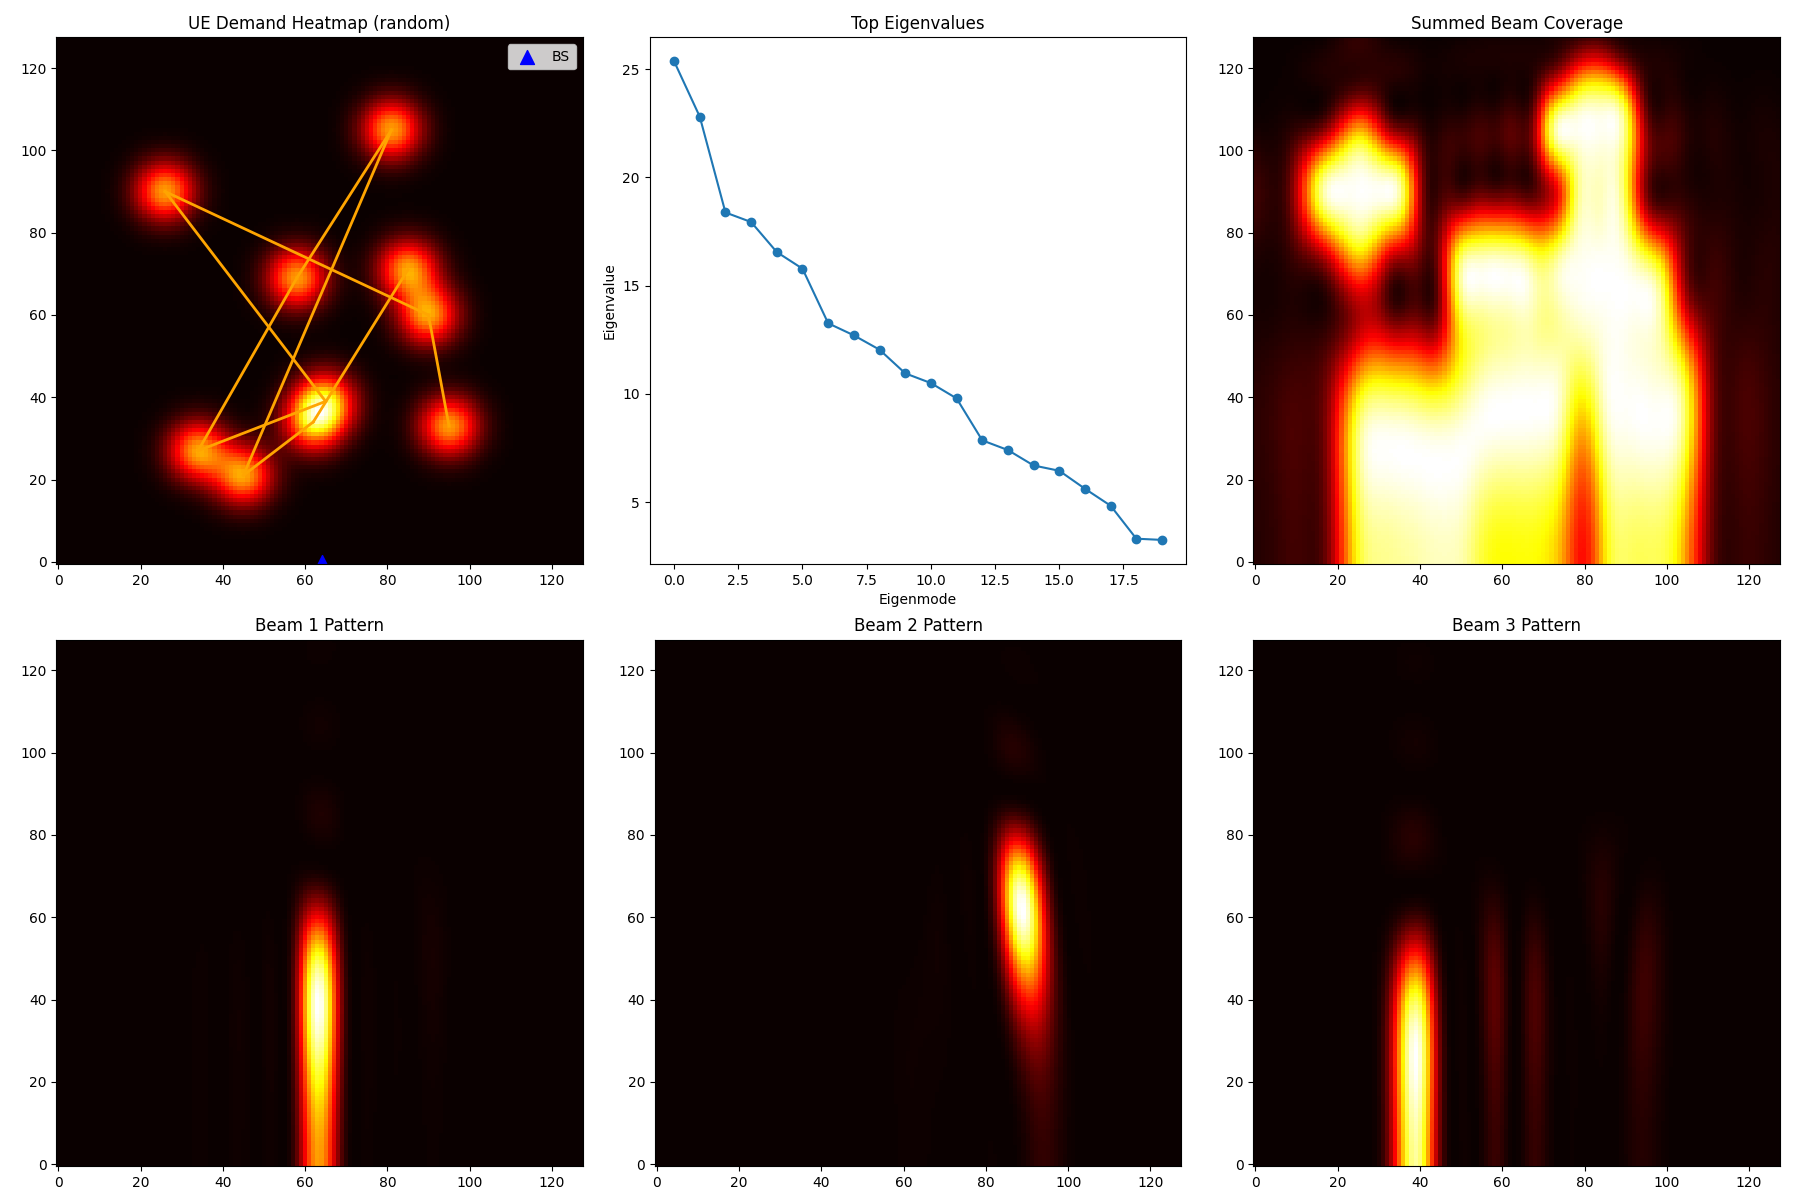

Generate this figure with Python:
import numpy as np
import matplotlib.pyplot as plt
import argparse
import h5py  # Added for better dataset storage with complex numbers

# Parameters
grid_size = 128
N_h = 16  # Horizontal elements
N_v = 16  # Vertical elements
lam = 1.0  # Wavelength
d = lam / 2.0  # Spacing
k0 = 2 * np.pi / lam
N = N_h * N_v  # Total antennas: 256

# Angular mapping (in radians)
theta_deg_range = 60  # +/- 60 deg for azimuth
phi_deg_range = 60    # 0 to 60 deg for elevation
theta = np.deg2rad((np.arange(grid_size) - grid_size/2) / (grid_size/2) * theta_deg_range)
phi = np.deg2rad(np.arange(grid_size) / grid_size * phi_deg_range)

THETA, PHI = np.meshgrid(theta, phi)  # THETA: horizontal, PHI: vertical

def generate_heatmap(heatmap_type='random', num_blobs=10, sigma=13):
    X, Y = np.meshgrid(np.arange(grid_size), np.arange(grid_size))
    D = np.zeros((grid_size, grid_size))
    
    if heatmap_type == 'curved':
        # Curved path with blobs
        blob_centers = [(64, 20), (55, 50), (45, 80), (60, 100), (80, 110)][:num_blobs]
    elif heatmap_type == 'random':
        # Random blob positions
        blob_centers = [(np.random.randint(20, 108), np.random.randint(20, 108)) for _ in range(num_blobs)]
    elif heatmap_type == 'uniform':
        # Uniform distribution
        D = np.ones((grid_size, grid_size))
        D /= np.sum(D)
        return D, []
    elif heatmap_type == 'linear':
        # Linear path from bottom to top
        blob_centers = [(64, i * grid_size // (num_blobs + 1)) for i in range(1, num_blobs + 1)]
    elif heatmap_type == 'circular':
        # Circular arrangement
        radius = grid_size / 3
        angles = np.linspace(0, 2 * np.pi, num_blobs, endpoint=False)
        blob_centers = [(64 + radius * np.cos(a), 64 + radius * np.sin(a)) for a in angles]
    else:
        raise ValueError("Unknown heatmap_type. Choose from: 'curved', 'random', 'uniform', 'linear', 'circular'")
    
    for cx, cy in blob_centers:
        cx, cy = min(max(cx, 0), grid_size-1), min(max(cy, 0), grid_size-1)
        D += np.exp(-((X - cx)**2 + (Y - cy)**2) / (2 * sigma**2))
    
    D /= np.sum(D)  # Normalize to probability density
    return D, blob_centers

# Steering vector functions
def a_h(th):
    return np.exp(1j * k0 * d * np.sin(th) * np.arange(N_h))

def a_v(ph):
    return np.exp(1j * k0 * d * np.cos(ph) * np.arange(N_v))

def compute_beams(D):
    # Compute covariance matrix R
    M = N_h * N_v  # 256
    R = np.zeros((M, M), dtype=complex)
    for iy in range(grid_size):
        for ix in range(grid_size):
            th = THETA[iy, ix]
            ph = PHI[iy, ix]
            a = np.kron(a_v(ph), a_h(th))
            R += D[iy, ix] * np.outer(a, a.conj())

    # Eigen decomposition
    eigenvalues, eigenvectors = np.linalg.eigh(R)
    idx = np.argsort(eigenvalues)[::-1]  # Descending order
    eigenvalues = eigenvalues[idx]
    eigenvectors = eigenvectors[:, idx]

    # Select top K beams (e.g., where cumulative > 95%)
    cumulative = np.cumsum(eigenvalues) / np.sum(eigenvalues)
    K = np.argmax(cumulative >= 0.95) + 1
    print(f"Selected {K} beams to capture 95% of demand variance.")

    # Compute beam patterns on the grid
    beam_patterns = np.zeros((K, grid_size, grid_size))
    for k in range(K):
        w = eigenvectors[:, k]  # Beamforming vector
        for iy in range(grid_size):
            for ix in range(grid_size):
                th = THETA[iy, ix]
                ph = PHI[iy, ix]
                a = np.kron(a_v(ph), a_h(th))
                beam_patterns[k, iy, ix] = np.abs(np.dot(w.conj(), a))**2

    # Summed coverage
    total_coverage = np.sum(beam_patterns, axis=0)
    
    return eigenvalues, eigenvectors, beam_patterns, total_coverage, K

def visualize(D, blob_centers, eigenvalues, beam_patterns, total_coverage, K, heatmap_type):
    fig, axs = plt.subplots(2, 3, figsize=(18, 12))

    # Demand heatmap
    axs[0, 0].imshow(D, cmap='hot', origin='lower')
    axs[0, 0].set_title(f'UE Demand Heatmap ({heatmap_type})')
    axs[0, 0].scatter(64, 0, marker='^', color='blue', s=100, label='BS')  # BS marker
    if heatmap_type != 'uniform':
        for i in range(len(blob_centers) - 1):
            cx1, cy1 = blob_centers[i]
            cx2, cy2 = blob_centers[i+1]
            axs[0, 0].plot([cx1, cx2], [cy1, cy2], color='orange', lw=2)
    axs[0, 0].legend()

    # Eigenvalue scree plot
    axs[0, 1].plot(eigenvalues[:20], 'o-')  # Show top 20
    axs[0, 1].set_title('Top Eigenvalues')
    axs[0, 1].set_xlabel('Eigenmode')
    axs[0, 1].set_ylabel('Eigenvalue')

    # Summed beam coverage
    axs[0, 2].imshow(total_coverage, cmap='hot', origin='lower')
    axs[0, 2].set_title('Summed Beam Coverage')

    # Individual top beams (show first 3, or adjust if K < 3)
    num_to_show = min(K, 3)
    for i in range(num_to_show):
        row, col = 1, i
        axs[row, col].imshow(beam_patterns[i], cmap='hot', origin='lower')
        axs[row, col].set_title(f'Beam {i+1} Pattern')

    if K > 3:
        print(f"Note: Only showing first 3 beam patterns. Total K={K}. Modify code to show more if needed.")

    plt.tight_layout()
    plt.show()

def generate_dataset(num_samples, heatmap_type, min_blobs, max_blobs, min_sigma, max_sigma, output_file):
    Ds = []
    ws = []  # Optimal weights w* (top eigenvector)
    coverages = []  # Baseline coverage (top eigenvalue)
    
    for _ in range(num_samples):
        num_blobs_sample = np.random.randint(min_blobs, max_blobs + 1)
        sigma_sample = np.random.randint(min_sigma, max_sigma + 1)
        D, _ = generate_heatmap(heatmap_type, num_blobs_sample, sigma_sample)
        eigenvalues, eigenvectors, _, _, _ = compute_beams(D)
        w_star = eigenvectors[:, 0]  # Top eigenvector
        baseline_coverage = eigenvalues[0]  # Top eigenvalue as baseline coverage
        
        Ds.append(D)
        ws.append(w_star)
        coverages.append(baseline_coverage)
    
    # Simulation parameters
    params = {
        'S': grid_size,
        'N': N,
        'theta_deg_range': theta_deg_range,
        'phi_deg_range': phi_deg_range,
        'lambda': lam,
        'd': d
    }
    
    # Save to HDF5 for better handling of complex arrays and dict
    with h5py.File(output_file, 'w') as f:
        f.create_dataset('Ds', data=np.array(Ds))
        f.create_dataset('ws', data=np.array(ws))
        f.create_dataset('coverages', data=np.array(coverages))
        # Save params as attributes
        grp = f.create_group('params')
        for key, val in params.items():
            grp.attrs[key] = val
    
    print(f"Dataset generated and saved to {output_file} with {num_samples} samples.")

if __name__ == "__main__":
    parser = argparse.ArgumentParser(description="Generate heatmaps, compute beam patterns, or generate datasets.")
    parser.add_argument('--heatmap_type', type=str, default='random', choices=['curved', 'random', 'uniform', 'linear', 'circular'], help="Type of heatmap to generate.")
    
    parser.add_argument('--num_blobs', type=int, default=10, help="Number of blobs for non-uniform heatmaps.")
    parser.add_argument('--sigma', type=int, default=5, help="Sigma for Gaussian blobs.")
    parser.add_argument('--generate', action='store_true', help="Flag to generate dataset instead of single run.")
    parser.add_argument('--num_samples', type=int, default=1000, help="Number of samples for dataset generation.")
    parser.add_argument('--output_file', type=str, default='dataset.h5', help="Output file for dataset (HDF5).")
    parser.add_argument('--min_blobs', type=int, default=1, help="Min number of blobs for random variation in dataset.")
    parser.add_argument('--max_blobs', type=int, default=10, help="Max number of blobs for random variation in dataset.")
    parser.add_argument('--min_sigma', type=int, default=10, help="Min sigma for random variation in dataset.")
    parser.add_argument('--max_sigma', type=int, default=20, help="Max sigma for random variation in dataset.")
    
    args = parser.parse_args()
    
    if args.generate:
        # For dataset, force 'random' type for diversity, or use specified
        generate_dataset(args.num_samples, args.heatmap_type, args.min_blobs, args.max_blobs,
        args.min_sigma, args.max_sigma, args.output_file)
    else:
        D, blob_centers = generate_heatmap(args.heatmap_type, args.num_blobs, args.sigma)
        eigenvalues, _, beam_patterns, total_coverage, K = compute_beams(D)
        visualize(D, blob_centers, eigenvalues, beam_patterns, total_coverage, K, args.heatmap_type)
